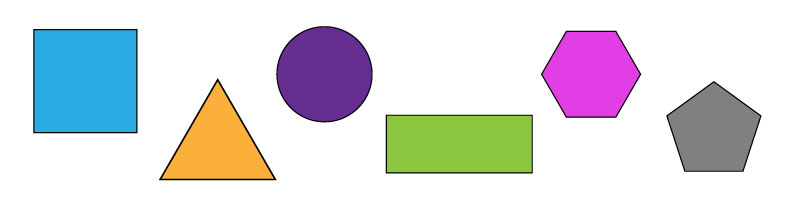
//> input picture photo1.jpg, 800 x 200 px
$ ./ShapeDitector   (built with g++ and OpenCV 4)
//> lines starting //> are read from the running program, lines starting //| are printed output that depends on the picture; after the words box and inside, x2 and y2 are one past the last pixel; in counts of white or black regions, pixels touching at a corner belong together
#include<opencv2/imgcodecs.hpp>
#include<opencv2/highgui.hpp>
#include<opencv2/imgproc.hpp>
#include<opencv2/objdetect.hpp>
#include<iostream>

using namespace std;
using namespace cv;

void getCotours(Mat imgDil, Mat img) {
	vector<vector<Point>>contours;
	vector<Vec4i>hierarchy;
	string objType;
	findContours(imgDil, contours, hierarchy, RETR_EXTERNAL, CHAIN_APPROX_SIMPLE);
	drawContours(img, contours, -1, Scalar(255, 0, 255), 1);

	for (int i = 0; i < contours.size(); i++)
	{
		int area = contourArea(contours[i]);
		cout << area << endl;
		vector<vector<Point>>conPoly(contours.size());
		vector<Rect>boundRect(contours.size());

		if (area > 1000) {

			float peri = arcLength(contours[i], true);
			approxPolyDP(contours[i], conPoly[i], 0.02 * peri, true);
			drawContours(img, conPoly, i, Scalar(255, 0, 255), 2);
			cout << conPoly[i].size() << endl;
			boundRect[i] = boundingRect(conPoly[i]);

		//	rectangle(img, boundRect[i].tl(), boundRect[i].br(), Scalar(0, 255, 0), 5);

			int objCor = (int)conPoly[i].size();
			if (objCor == 3) { objType = "Triangle"; }
			if (objCor == 4) {
				float aspRatio = (float)boundRect[i].width / (float)boundRect[i].height;
				if (aspRatio > 0.8 && aspRatio < 1.2) { objType = "Square"; }
				else { objType = "Rectangle"; }
			}
			if (objCor == 5) { objType = "Pentagon"; }
			if (objCor == 6) { objType = "Hexagon"; }
			if (objCor > 6) { objType = "Circle"; }

			putText(img, objType, { boundRect[i].x, boundRect[i].y - 5 }, FONT_HERSHEY_PLAIN, 1, Scalar(111, 65, 255), 1);

		}
	}

}

void main() {
	string path = "photo1.jpg";
	Mat	img = imread(path);
//> img is the input picture: 200 rows x 800 cols, CV_8UC3; mean B, G, R 222.2, 218.7, 218.7
	Mat imgGray, imgBlur, imgCanny, imgDil, imgErode;
	cvtColor(img, imgGray, COLOR_BGR2GRAY);
	GaussianBlur(imgGray, imgBlur, Size(7, 7), 5, 0);
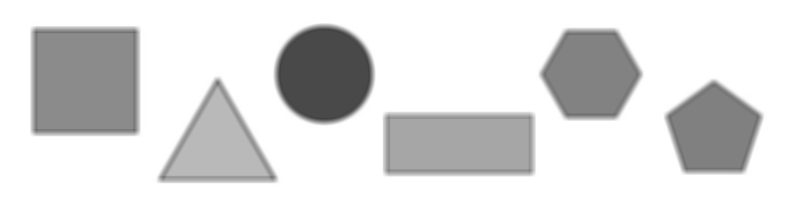
//> imgBlur: 200 rows x 800 cols, CV_8UC1; min 65, max 255, mean 219.1
	Canny(imgBlur, imgCanny, 25, 75);
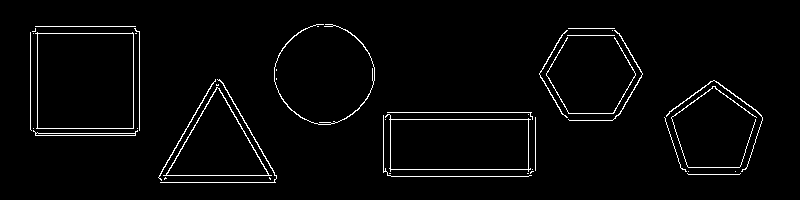
//> imgCanny: 200 rows x 800 cols, CV_8UC1; 2.7% white in thin lines or dots, all inside (x1, y1, x2, y2) = (30, 24, 763, 183)
	Mat kernel = getStructuringElement(MORPH_RECT, Size(3, 3));
	dilate(imgCanny, imgDil, kernel);
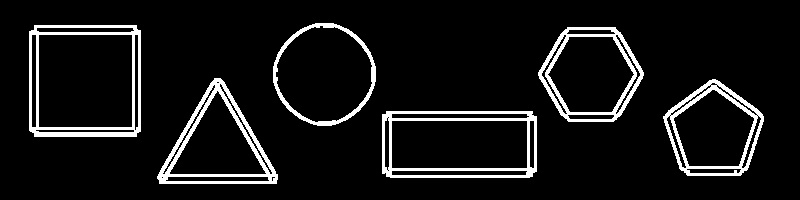
//> imgDil: 200 rows x 800 cols, CV_8UC1; 8.2% white; 6 white regions
	getCotours(imgDil, img);
//> in getCotours, `findContours(imgDil, contours, hierarchy, RETR_EXTERNAL, CHAIN_APPROX_..`: contours = 6 contours; box (x1, y1, x2, y2) and area: (29, 25, 141, 137) 12238, (382, 111, 537, 178) 10089, (273, 23, 376, 126) 8043, (538, 27, 644, 122) 7434, (157, 78, 278, 184) 7145, (663, 79, 764, 176) 6851
//> in getCotours, `drawContours(img, contours, -1, Scalar(255, 0, 255), 1);`:
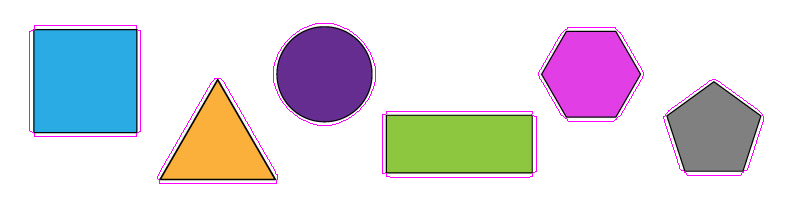
//> img: 200 rows x 800 cols, CV_8UC3; 1.28% of pixels changed, all inside (x1, y1, x2, y2) = (29, 23, 764, 184)
//> the loop in getCotours, `for (int i = 0; i < contours.size(); i++)` made 6 passes
//> (area, peri, objCor, aspRatio) on passes 1, 5: (10089, 438.1, 4, 2.35), (12237, 438.7, 4, 0.92)
//> (area, peri, objCor) on passes 2, 3, 4, 6: (6851, 326.4, 5), (7145, 382, 3), (7433, 333, 6), (8043, 335.4, 8)
//| 10089
//| 4
//| 6851
//| 5
//| 7145
//| 3
//| 7433
//| 6
//| 12237
//| 4
//> (the first 10 of 12 printed lines)
//> pass 1, in getCotours, `putText(img, objType, { boundRect[i].x, boundRect[i].y - 5 }, FONT_HER..`:
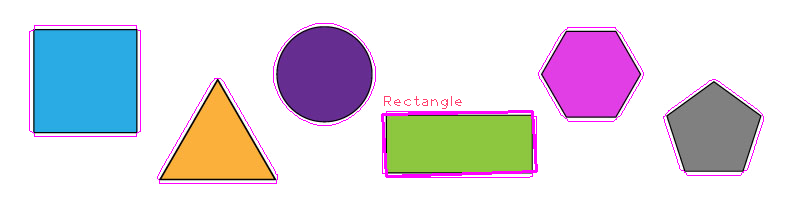
//> img: 200 rows x 800 cols, CV_8UC3; 0.8% of pixels changed, all inside (x1, y1, x2, y2) = (381, 96, 538, 178)
//> pass 3, in getCotours, `putText(img, objType, { boundRect[i].x, boundRect[i].y - 5 }, FONT_HER..`:
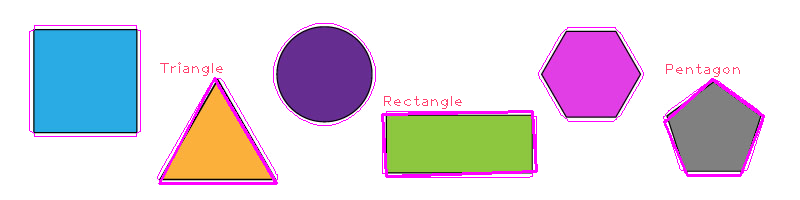
//> img: 200 rows x 800 cols, CV_8UC3; mean B, G, R 223.3, 211.7, 219.8
//> after the loop in getCotours, `for (int i = 0; i < contours.size(); i++)`:
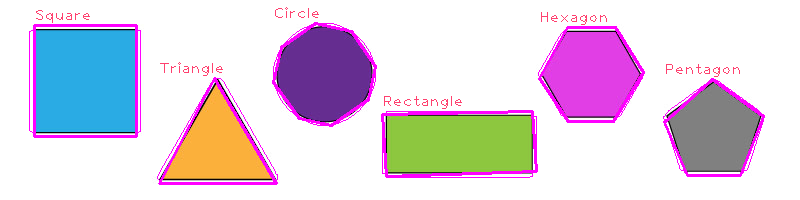
//> img: 200 rows x 800 cols, CV_8UC3; 1.9% of pixels changed, all inside (x1, y1, x2, y2) = (33, 7, 645, 138)

	imshow("Frame", img);

	waitKey(0);
}
